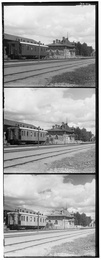
%> input picture assignment 1/data/00398v.jpg, 101 x 260 px, shrunk from 397 x 1024 before the run
$ octave Assignment1_2.m   (GNU Octave 9; MATLAB toolbox functions it lacks are replaced by stand-ins)
%> lines starting %> are read from the running program, lines starting %| are printed output that depends on the picture
### assignment 1/align_img.m
function [result, x1_diff, y1_diff, x2_diff, y2_diff] = align_img(img, criteria)
    [h, w] = size(img);
    ratio = floor(h/3);

    B_img = img(1:ratio, :);
    G_img = img(ratio+1:ratio*2, :);
    R_img = img(ratio*2+1:ratio*3, :);

    if criteria == "red"
        c = normxcorr2(G_img, R_img);
        d = normxcorr2(B_img, R_img);
        [c_peak_y, c_peak_x] = find(c==max(c(:)));
        [d_peak_y, d_peak_x] = find(d==max(d(:)));

    elseif criteria == "green"
        c = normxcorr2(R_img, G_img);
        d = normxcorr2(B_img, G_img);
        [c_peak_y, c_peak_x] = find(c==max(c(:)));
        [d_peak_y, d_peak_x] = find(d==max(d(:)));

    elseif criteria == "blue"
        c = normxcorr2(R_img, B_img);
        d = normxcorr2(G_img, B_img);
        [c_peak_y, c_peak_x] = find(c==max(c(:)));
        [d_peak_y, d_peak_x] = find(d==max(d(:)));

    end

    c_diff_y = c_peak_y - ratio;
    c_diff_x = c_peak_x - w;

    d_diff_y = d_peak_y - ratio;
    d_diff_x = d_peak_x - w;

    if criteria == "red"
        shifted_G_img = circshift(G_img, [c_diff_y, c_diff_x]);
        shifted_B_img = circshift(B_img, [d_diff_y, d_diff_x]);

        x1_diff = c_diff_x;
        y1_diff = c_diff_y;
        x2_diff = d_diff_x;
        y2_diff = d_diff_y;
        result = cat(3, R_img, shifted_G_img, shifted_B_img);

    elseif criteria == "green"
        shifted_R_img = circshift(R_img, [c_diff_y, c_diff_x]);
        shifted_B_img = circshift(B_img, [d_diff_y, d_diff_x]);

        x1_diff = c_diff_x;
        y1_diff = c_diff_y;
        x2_diff = d_diff_x;
        y2_diff = d_diff_y;
        result = cat(3, shifted_R_img, G_img, shifted_B_img);

    elseif criteria == "blue"
        shifted_R_img = circshift(R_img, [c_diff_y, c_diff_x]);
        shifted_G_img = circshift(G_img, [d_diff_y, d_diff_x]);

        x1_diff = c_diff_x;
        y1_diff = c_diff_y;
        x2_diff = d_diff_x;
        y2_diff = d_diff_y;
        result = cat(3, shifted_R_img, shifted_G_img, B_img);

    end
end

### assignment 1/remove_white.m
function result = remove_white(img)

    mean_col = mean(img, 1);
    mean_row = mean(img, 2);
    col_index = find(mean_col < 170);
    row_index = find(mean_row < 170);

    x_min = min(col_index);
    x_max = max(col_index);
    y_min = min(row_index);
    y_max = max(row_index);

    result = imcrop(img, [x_min y_min x_max-x_min y_max-y_min]);
end

### assignment 1/remove_black.m
function result = remove_black(img, ratio)
	[h, w] = size(img);

    i_w = floor(w * ratio / 100);
%     i_h = floor(h * ratio / 100);

    result = img(:, i_w: w-i_w);
end

### assignment 1/Assignment1_2.m
file_name = '00398v';
[concat_img] = imread(strcat('./data/', file_name, '.jpg'));
%> concat_img is the input picture: size 260x101 uint8; min 0, max 255, mean 163.4

[h, w] = size(concat_img);
%> h = 260; w = 101
ratio = floor(h/3);
%> ratio = 86

% TASK 4
B_img = concat_img(1:ratio, :);
G_img = concat_img(ratio+1:ratio*2, :);
R_img = concat_img(ratio*2+1:ratio*3, :);

% For checking result of naive alignment
color_img = cat(3, R_img, G_img, B_img);

imwrite(color_img, strcat(file_name, '.png'));


% TASK 5
[r_result, r_x1, r_y1, r_x2, r_y2] = align_img(concat_img, "red");
%> in align_img, `[c_peak_y, c_peak_x] = find(c==max(c(:)));`: c_peak_y = 85; c_peak_x = 101
%> in align_img, `[d_peak_y, d_peak_x] = find(d==max(d(:)));`: d_peak_y = 84; d_peak_x = 101
%> in align_img, `c_diff_y = c_peak_y - ratio;`: c_diff_y = -1
%> in align_img, `c_diff_x = c_peak_x - w;`: c_diff_x = 0
%> in align_img, `d_diff_y = d_peak_y - ratio;`: d_diff_y = -2
%> in align_img, `d_diff_x = d_peak_x - w;`: d_diff_x = 0
%> in align_img, `y1_diff = c_diff_y;`: y1_diff = -1
%> in align_img, `x2_diff = d_diff_x;`: x2_diff = 0
%> in align_img, `y2_diff = d_diff_y;`: y2_diff = -2
%> r_x1 = 0; r_y1 = -1; r_x2 = 0; r_y2 = -2
[g_result, g_x1, g_y1, g_x2, g_y2] = align_img(concat_img, "green");
%> g_x1 = 0; g_y1 = 0; g_x2 = 0; g_y2 = -1
[b_result, b_x1, b_y1, b_x2, b_y2] = align_img(concat_img, "blue");
%> b_x1 = 0; b_y1 = 2; b_x2 = 0; b_y2 = 1

subplot(3,3,1), imshow(r_result);
subplot(3,3,2), imshow(g_result);
subplot(3,3,3), imshow(b_result);

% Option 2 with remove white border
concat_img_xw = remove_white(concat_img);
%> in remove_white, `mean_col = mean(img, 1);`: mean_col = 101 values, max 252.8 at index 1, min 7.73 at index 98, mean 163.4
%> in remove_white, `mean_row = mean(img, 2);`: mean_row = 260 values, max 254.5 at index 259, min 30.86 at index 3, mean 163.4
%> in remove_white, `col_index = find(mean_col < 170);`: col_index = 63 values from 4 to 99
%> in remove_white, `row_index = find(mean_row < 170);`: row_index = 124 values from 3 to 258
%> in remove_white, `x_min = min(col_index);`: x_min = 4
%> in remove_white, `x_max = max(col_index);`: x_max = 99
%> in remove_white, `y_min = min(row_index);`: y_min = 3
%> in remove_white, `y_max = max(row_index);`: y_max = 258

[r_result_xw, r_x1_xw, r_y1_xw, r_x2_xw, r_y2_xw] = align_img(concat_img_xw, "red");
%> call 4 of align_img, with criteria = 'red'
%> in align_img (call 4), `[c_peak_y, c_peak_x] = find(c==max(c(:)));`: c_peak_y = 86; c_peak_x = 96
%> in align_img (call 4), `[d_peak_y, d_peak_x] = find(d==max(d(:)));`: d_peak_y = 85; d_peak_x = 96
%> in align_img (call 4), `c_diff_y = c_peak_y - ratio;`: c_diff_y = 1
%> in align_img (call 4), `d_diff_y = d_peak_y - ratio;`: d_diff_y = 0
%> in align_img (call 4), `shifted_G_img = circshift(G_img, [c_diff_y, c_diff_x]);`:
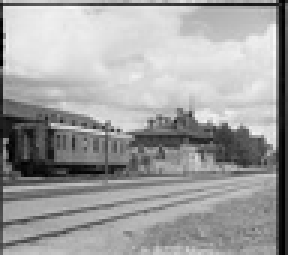
%> shifted_G_img: size 85x96 uint8 (shown 3 times larger); min 0, max 248, mean 160; mean of the top-left, top-right, bottom-left and bottom-right quarters 194.8, 191.1, 124.5, 131.1
%> in align_img (call 4), `y1_diff = c_diff_y;`: y1_diff = 1
%> in align_img (call 4), `y2_diff = d_diff_y;`: y2_diff = 0
%> r_x1_xw = 0; r_y1_xw = 1; r_x2_xw = 0; r_y2_xw = 0
[g_result_xw, g_x1_xw, g_y1_xw, g_x2_xw, g_y2_xw] = align_img(concat_img_xw, "green");
%> call 5 of align_img, with criteria = 'green'
%> in align_img (call 5), `[c_peak_y, c_peak_x] = find(c==max(c(:)));`: c_peak_y = 84
%> in align_img (call 5), `c_diff_y = c_peak_y - ratio;`: c_diff_y = -1
%> in align_img (call 5), `shifted_R_img = circshift(R_img, [c_diff_y, c_diff_x]);`:
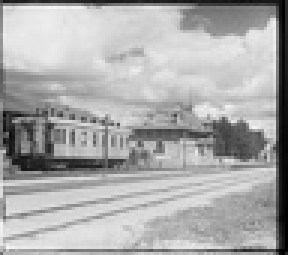
%> shifted_R_img: size 85x96 uint8 (shown 3 times larger); min 0, max 247, mean 170.6; mean of the top-left, top-right, bottom-left and bottom-right quarters 187.2, 175, 165.8, 154.8
%> g_x1_xw = 0; g_y1_xw = -1; g_x2_xw = 0; g_y2_xw = 0
[b_result_xw, b_x1_xw, b_y1_xw, b_x2_xw, b_y2_xw] = align_img(concat_img_xw, "blue");
%> b_x1_xw = 0; b_y1_xw = 0; b_x2_xw = 0; b_y2_xw = 0

subplot(3,3,4), imshow(r_result_xw);
subplot(3,3,5), imshow(g_result_xw);
subplot(3,3,6), imshow(b_result_xw);

% Option 2 with remove black border
concat_img_xw_xb = remove_black(remove_white(concat_img), 5);

[r_result_xw_xb, r_x1_xw_xb, r_y1_xw_xb, r_x2_xw_xb, r_y2_xw_xb] = align_img(concat_img_xw_xb, "red");
%> call 7 of align_img, with criteria = 'red'
%> in align_img (call 7), `[c_peak_y, c_peak_x] = find(c==max(c(:)));`: c_peak_y = 86; c_peak_x = 89
%> in align_img (call 7), `[d_peak_y, d_peak_x] = find(d==max(d(:)));`: d_peak_x = 88
%> in align_img (call 7), `c_diff_y = c_peak_y - ratio;`: c_diff_y = 1
%> in align_img (call 7), `d_diff_x = d_peak_x - w;`: d_diff_x = -1
%> in align_img (call 7), `shifted_B_img = circshift(B_img, [d_diff_y, d_diff_x]);`:
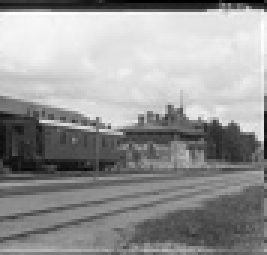
%> shifted_B_img: size 85x89 uint8 (shown 3 times larger); min 0, max 255, mean 150.9; mean of the top-left, top-right, bottom-left and bottom-right quarters 195.2, 200.9, 103.9, 105.8
%> in align_img (call 7), `y1_diff = c_diff_y;`: y1_diff = 1
%> in align_img (call 7), `x2_diff = d_diff_x;`: x2_diff = -1
%> r_x1_xw_xb = 0; r_y1_xw_xb = 1; r_x2_xw_xb = -1; r_y2_xw_xb = 0
[g_result_xw_xb, g_x1_xw_xb, g_y1_xw_xb, g_x2_xw_xb, g_y2_xw_xb] = align_img(concat_img_xw_xb, "green");
%> call 8 of align_img, with criteria = 'green'
%> in align_img (call 8), `d = normxcorr2(B_img, G_img);`:
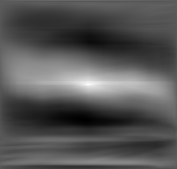
%> d: size 169x177 double; min -0.471, max 0.838, mean -0.03; drawn with min black and max white
%> in align_img (call 8), `[c_peak_y, c_peak_x] = find(c==max(c(:)));`: c_peak_y = 84
%> in align_img (call 8), `[d_peak_y, d_peak_x] = find(d==max(d(:)));`: d_peak_x = 89
%> in align_img (call 8), `c_diff_y = c_peak_y - ratio;`: c_diff_y = -1
%> in align_img (call 8), `d_diff_x = d_peak_x - w;`: d_diff_x = 0
%> in align_img (call 8), `shifted_R_img = circshift(R_img, [c_diff_y, c_diff_x]);`:
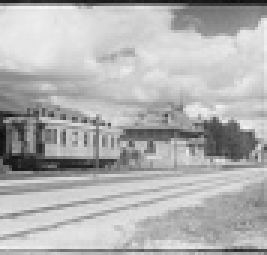
%> shifted_R_img: size 85x89 uint8 (shown 3 times larger); min 13, max 247, mean 177.2; mean of the top-left, top-right, bottom-left and bottom-right quarters 189.6, 187.1, 166.4, 166.3
%> in align_img (call 8), `y1_diff = c_diff_y;`: y1_diff = -1
%> in align_img (call 8), `x2_diff = d_diff_x;`: x2_diff = 0
%> in align_img (call 8), `result = cat(3, shifted_R_img, G_img, shifted_B_img);`:
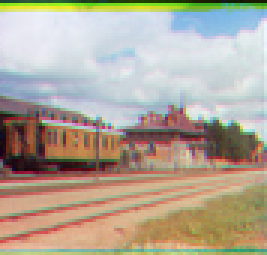
%> result: size 85x89x3 uint8 (shown 3 times larger); mean R, G, B 177.2, 166.7, 150.9; mean of the top-left, top-right, bottom-left and bottom-right quarters 194, 197, 132.3, 137.8
%> g_x1_xw_xb = 0; g_y1_xw_xb = -1; g_x2_xw_xb = 0; g_y2_xw_xb = 0
[b_result_xw_xb, b_x1_xw_xb, b_y1_xw_xb, b_x2_xw_xb, b_y2_xw_xb] = align_img(concat_img_xw_xb, "blue");
%> in align_img (call 9), `c = normxcorr2(R_img, B_img);`:
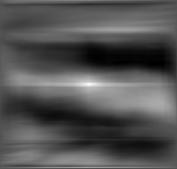
%> c: size 169x177 double; min -0.328, max 0.665, mean -0.00398; drawn with min black and max white
%> in align_img (call 9), `[c_peak_y, c_peak_x] = find(c==max(c(:)));`: c_peak_y = 85; c_peak_x = 90
%> in align_img (call 9), `c_diff_y = c_peak_y - ratio;`: c_diff_y = 0
%> in align_img (call 9), `c_diff_x = c_peak_x - w;`: c_diff_x = 1
%> in align_img (call 9), `y1_diff = c_diff_y;`: y1_diff = 0
%> b_x1_xw_xb = 1; b_y1_xw_xb = 0; b_x2_xw_xb = 0; b_y2_xw_xb = 0

subplot(3,3,7), imshow(r_result_xw_xb);
subplot(3,3,8), imshow(g_result_xw_xb);
subplot(3,3,9), imshow(b_result_xw_xb);

$ run again, with assignment 1/data/00125v.jpg copied over assignment 1/data/00398v.jpg
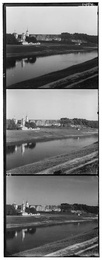
%> input picture assignment 1/data/00125v.jpg, 102 x 260 px, shrunk from 400 x 1024 before the run
%> concat_img is the input picture: size 260x102 uint8; min 0, max 255, mean 123.9
%> in align_img, `[c_peak_y, c_peak_x] = find(c==max(c(:)));`: c_peak_y = 86; c_peak_x = 102
%> in align_img, `[d_peak_y, d_peak_x] = find(d==max(d(:)));`: d_peak_y = 85; d_peak_x = 102
%> c_diff_y = 0
%> d_diff_y = -1
%> d_diff_x = 0
%> in align_img, `y2_diff = d_diff_y;`: y2_diff = -1
%> r_x1 = 0; r_y2 = -1
%> g_x1 = 0; g_y2 = -2
%> b_x1 = 0; b_y1 = 1; b_x2 = 0; b_y2 = 2
%> mean_col = 102 values, max 253.8 at index 1, min 32.12 at index 5, mean 123.9
%> mean_row = 260 values, max 254.6 at index 259, min 31.49 at index 89, mean 123.9
%> col_index = 96 values from 4 to 99
%> row_index = 198 values from 4 to 257
%> x_min = 4
%> x_max = 99
%> y_min = 4
%> y_max = 257
%> G_img: size 84x96 uint8
%> R_img: size 84x96 uint8
%> r_x1_xw = 0; r_y1_xw = 2; r_x2_xw = 0; r_y2_xw = 3
%> g_x1_xw = 0; g_y1_xw = -2; g_x2_xw = 0; g_y2_xw = 1
%> b_x1_xw = 0; b_y1_xw = -3; b_x2_xw = 0; b_y2_xw = -1
%> G_img: size 84x89 uint8
%> R_img: size 84x89 uint8
%> in align_img (call 7), `[c_peak_y, c_peak_x] = find(c==max(c(:)));`: c_peak_y = 86; c_peak_x = 89
%> in align_img (call 7), `[d_peak_y, d_peak_x] = find(d==max(d(:)));`: d_peak_y = 87; d_peak_x = 89
%> c_diff_y = 2
%> d_diff_y = 3
%> in align_img (call 7), `y1_diff = c_diff_y;`: y1_diff = 2
%> in align_img (call 7), `y2_diff = d_diff_y;`: y2_diff = 3
%> in align_img (call 7), `result = cat(3, R_img, shifted_G_img, shifted_B_img);`:
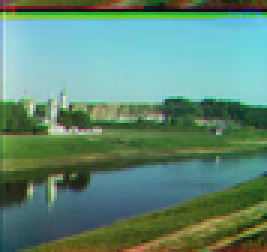
%> result: size 84x89x3 uint8 (shown 3 times larger); mean R, G, B 95.5, 137.8, 117.1
%> r_x1_xw_xb = 0; r_y1_xw_xb = 2; r_x2_xw_xb = 0; r_y2_xw_xb = 3
%> in align_img (call 8), `d = normxcorr2(B_img, G_img);`:
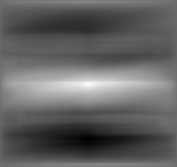
%> d: size 167x177 double; min -0.634, max 0.879, mean -0.0454; drawn with min black and max white
%> in align_img (call 8), `[c_peak_y, c_peak_x] = find(c==max(c(:)));`: c_peak_y = 82
%> in align_img (call 8), `[d_peak_y, d_peak_x] = find(d==max(d(:)));`: d_peak_y = 85
%> c_diff_y = -2
%> d_diff_y = 1
%> in align_img (call 8), `y1_diff = c_diff_y;`: y1_diff = -2
%> in align_img (call 8), `y2_diff = d_diff_y;`: y2_diff = 1
%> g_x1_xw_xb = 0; g_y1_xw_xb = -2; g_x2_xw_xb = 0; g_y2_xw_xb = 1
%> b_x1_xw_xb = 0; b_y1_xw_xb = -3; b_x2_xw_xb = 0; b_y2_xw_xb = -1

$ run again, with assignment 1/data/00153v.jpg copied over assignment 1/data/00398v.jpg
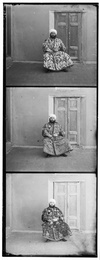
%> input picture assignment 1/data/00153v.jpg, 100 x 260 px, shrunk from 394 x 1024 before the run
%> concat_img is the input picture: size 260x100 uint8; min 0, max 255, mean 145.1
%> in align_img, `[c_peak_y, c_peak_x] = find(c==max(c(:)));`: c_peak_y = 86; c_peak_x = 100
%> in align_img, `[d_peak_y, d_peak_x] = find(d==max(d(:)));`: d_peak_y = 83; d_peak_x = 99
%> c_diff_y = 0
%> d_diff_y = -3
%> d_diff_x = -1
%> in align_img, `x1_diff = c_diff_x;`: x1_diff = 0
%> in align_img, `x2_diff = d_diff_x;`: x2_diff = -1
%> in align_img, `y2_diff = d_diff_y;`: y2_diff = -3
%> r_x1 = 0; r_x2 = -1; r_y2 = -3
%> g_x1 = 0; g_y2 = -3
%> b_x1 = 1; b_y1 = 3; b_x2 = 0; b_y2 = 3
%> mean_col = 100 values, max 253.9 at index 2, min 12.27 at index 5, mean 145.1
%> mean_row = 260 values, max 254.4 at index 2, min 11.55 at index 4, mean 145.1
%> col_index = 89 values from 4 to 98
%> row_index = 198 values from 4 to 257
%> x_min = 4
%> x_max = 98
%> y_min = 4
%> y_max = 257
%> G_img: size 84x95 uint8
%> R_img: size 84x95 uint8
%> r_x1_xw = 0; r_y1_xw = 2; r_x2_xw = -1; r_y2_xw = 1
%> g_x1_xw = 0; g_y1_xw = -1; g_x2_xw = 0
%> b_x1_xw = 1; b_y1_xw = -1; b_x2_xw = 0; b_y2_xw = 1
%> G_img: size 84x88 uint8
%> R_img: size 84x88 uint8
%> r_x1_xw_xb = 0; r_y1_xw_xb = 2; r_x2_xw_xb = -1; r_y2_xw_xb = 1
%> in align_img (call 8), `[c_peak_y, c_peak_x] = find(c==max(c(:)));`: c_peak_y = 83
%> in align_img (call 8), `[d_peak_y, d_peak_x] = find(d==max(d(:)));`: d_peak_y = 84
%> c_diff_y = -1
%> d_diff_y = 0
%> in align_img (call 8), `shifted_R_img = circshift(R_img, [c_diff_y, c_diff_x]);`:
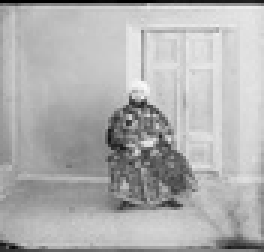
%> shifted_R_img: size 84x88 uint8 (shown 3 times larger); min 0, max 248, mean 175.8; mean of the top-left, top-right, bottom-left and bottom-right quarters 179.3, 202.8, 153.5, 167.6
%> in align_img (call 8), `y1_diff = c_diff_y;`: y1_diff = -1
%> in align_img (call 8), `y2_diff = d_diff_y;`: y2_diff = 0
%> g_y1_xw_xb = -1; g_y2_xw_xb = 0
%> b_y1_xw_xb = 82; b_x2_xw_xb = 1
